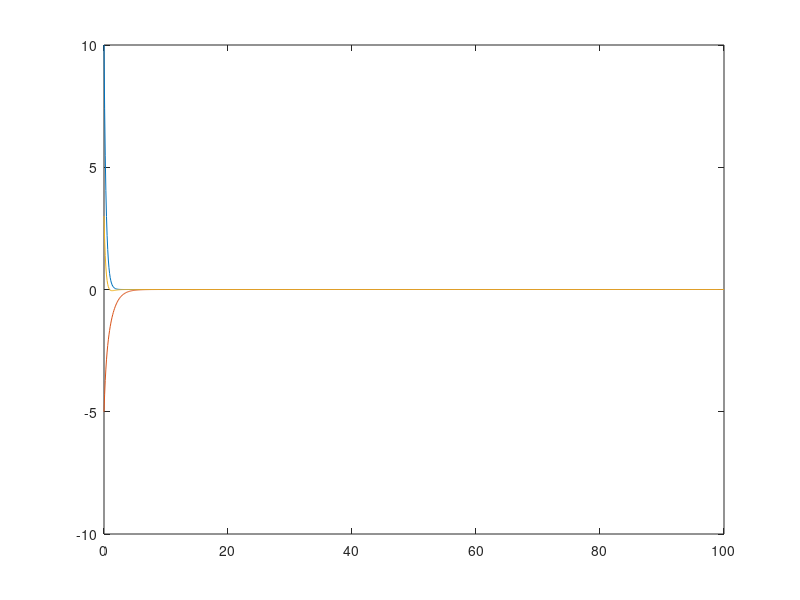

MATLAB code for this plot:
clc;
clear;
%%

Ac=[3 0 0
   0 -1 1
   -1 2 0];
Bc=[1 0 
   0 0
   0 1];

Q=[10 0 0
    0 0.001 0
    0 0 0.01];
R=[100 0
    0 1];

sampleTime=0.1;

sysc=ss(Ac,Bc, eye(3), zeros(3,2));
sysd=c2d(sysc, sampleTime);

Ad=sysd.A;
Bd=sysd.B;

t=0:sampleTime:100;
nSample=length(t)-1;

x(:,1)=[10 -5 3]';
u=zeros(2, nSample);

[K, P, e]=dlqr(Ad, Bd, Q, R);

for i=1:nSample
    u(:,i)=-K*x(:,i);
    x(:,i+1)=Ad*x(:,i)+Bd*u(:,i);
end

plot(t(1:nSample+1),x(1,:));
hold on;
plot(t(1:nSample+1),x(2,:));
hold on;
plot(t(1:nSample+1),x(3,:));
hold off;